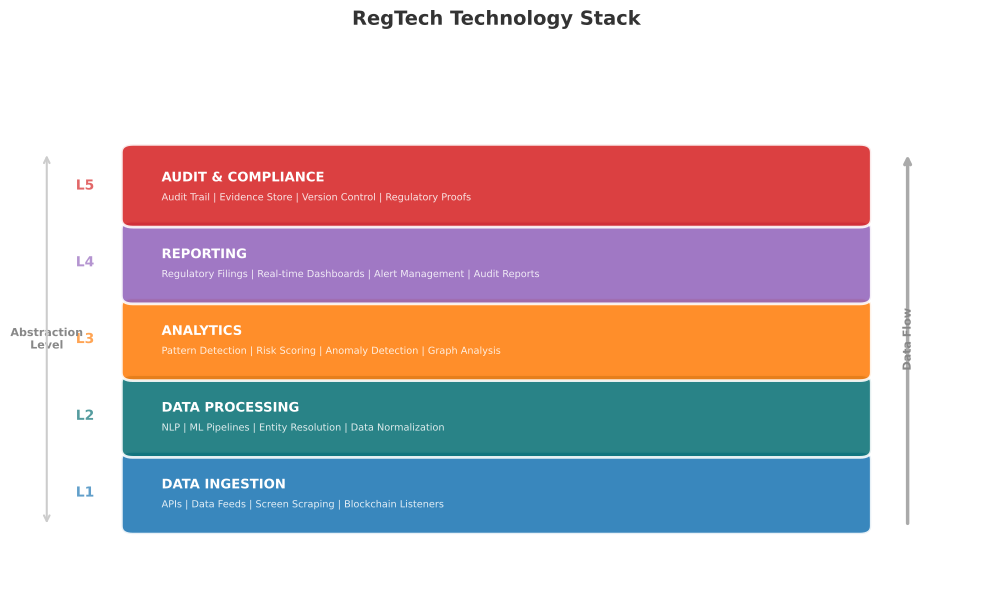

This figure's Python source:
"""
Figure 07: RegTech Technology Stack
Five horizontal layers stacked showing the RegTech architecture from
data ingestion through audit, with technology labels per layer.
"""
import sys
import os
sys.path.insert(0, os.path.join(os.path.dirname(__file__), '..', '..', '_shared'))

import matplotlib
matplotlib.use('Agg')
import matplotlib.pyplot as plt
import matplotlib.patches as mpatches
from matplotlib.patches import FancyBboxPatch
import numpy as np

try:
    from chart_styles import V4_COLORS, apply_v4_style, save_chart
except ImportError:
    V4_COLORS = {
        'MLPURPLE': '#9467BD', 'MLBLUE': '#1F77B4', 'MLRED': '#D62728',
        'MLORANGE': '#FF7F0E', 'MLGREEN': '#2CA02C', 'MLGRAY': '#7F7F7F',
        'MLTEAL': '#0D7377', 'MLCYAN': '#14BDEB', 'MLYELLOW': '#BCBD22',
        'MLPINK': '#E377C2', 'MLBROWN': '#8C564B',
    }
    def apply_v4_style(ax, title='', xlabel='', ylabel=''):
        ax.set_title(title, fontsize=14, fontweight='bold', pad=15, color='#333333')
        if xlabel: ax.set_xlabel(xlabel, fontsize=11, color='#555555')
        if ylabel: ax.set_ylabel(ylabel, fontsize=11, color='#555555')
        ax.spines['top'].set_visible(False)
        ax.spines['right'].set_visible(False)
        ax.spines['left'].set_color('#CCCCCC')
        ax.spines['bottom'].set_color('#CCCCCC')
        ax.tick_params(colors='#555555', labelsize=9)
        ax.set_facecolor('white')
        return ax
    def save_chart(fig, filename='chart.pdf', dpi=300):
        fig.tight_layout()
        fig.savefig(filename, format='pdf', bbox_inches='tight', dpi=dpi, facecolor='white')
        plt.close(fig)
        print(f'Saved: {filename}')

CHART_METADATA = {
    'title': 'RegTech Technology Stack',
    'type': 'diagram',
    'section': 'RegTech Solutions',
    'lecture_number': 4,
}

np.random.seed(42)

fig, ax = plt.subplots(1, 1, figsize=(10, 6))
ax.set_xlim(0, 10)
ax.set_ylim(0, 8)
ax.axis('off')
fig.patch.set_facecolor('white')

# Layers from bottom to top
layers = [
    ('DATA INGESTION', 'APIs | Data Feeds | Screen Scraping | Blockchain Listeners',
     V4_COLORS['MLBLUE']),
    ('DATA PROCESSING', 'NLP | ML Pipelines | Entity Resolution | Data Normalization',
     V4_COLORS['MLTEAL']),
    ('ANALYTICS', 'Pattern Detection | Risk Scoring | Anomaly Detection | Graph Analysis',
     V4_COLORS['MLORANGE']),
    ('REPORTING', 'Regulatory Filings | Real-time Dashboards | Alert Management | Audit Reports',
     V4_COLORS['MLPURPLE']),
    ('AUDIT & COMPLIANCE', 'Audit Trail | Evidence Store | Version Control | Regulatory Proofs',
     V4_COLORS['MLRED']),
]

layer_height = 1.0
gap = 0.15
start_y = 0.8
box_left = 1.2
box_width = 7.6

for i, (name, techs, color) in enumerate(layers):
    y = start_y + i * (layer_height + gap)

    # Layer box
    layer_box = FancyBboxPatch((box_left, y), box_width, layer_height,
                                boxstyle="round,pad=0.12",
                                facecolor=color, edgecolor='white',
                                linewidth=2, alpha=0.88)
    ax.add_patch(layer_box)

    # Layer name (left side)
    ax.text(box_left + 0.3, y + layer_height / 2 + 0.12, name,
            ha='left', va='center', fontsize=9.5, fontweight='bold', color='white')

    # Tech labels (below name)
    ax.text(box_left + 0.3, y + layer_height / 2 - 0.18, techs,
            ha='left', va='center', fontsize=7, color='white', alpha=0.85)

    # Layer number
    ax.text(box_left - 0.5, y + layer_height / 2, f'L{i + 1}',
            ha='center', va='center', fontsize=10, fontweight='bold',
            color=color, alpha=0.7)

# Upward arrow on the right side indicating data flow
arrow_x = 9.3
ax.annotate('', xy=(arrow_x, start_y + 5 * (layer_height + gap) - gap),
            xytext=(arrow_x, start_y),
            arrowprops=dict(arrowstyle='->', color='#AAAAAA', lw=2.5))
ax.text(arrow_x, start_y + 2.5 * (layer_height + gap) - gap / 2,
        'Data Flow', ha='center', va='center', fontsize=8, color='#888888',
        rotation=90, fontweight='bold')

# Left side label
ax.text(0.3, start_y + 2.5 * (layer_height + gap) - gap / 2,
        'Abstraction\nLevel', ha='center', va='center', fontsize=8,
        color='#888888', fontweight='bold')
ax.annotate('', xy=(0.3, start_y + 5 * (layer_height + gap) - gap),
            xytext=(0.3, start_y),
            arrowprops=dict(arrowstyle='<->', color='#CCCCCC', lw=1.5))

ax.set_title('RegTech Technology Stack',
             fontsize=14, fontweight='bold', pad=15, color='#333333')

output_path = os.path.join(os.path.dirname(__file__), 'chart.pdf')
save_chart(fig, output_path)
